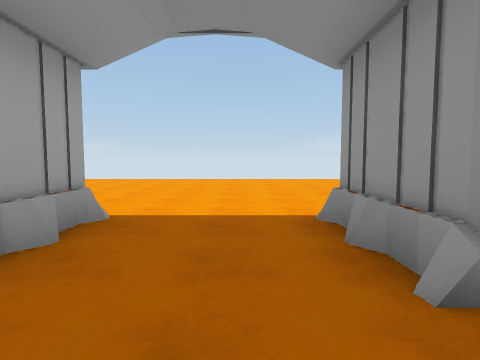
[1] (above)

12 first-person views from a walk through a scene from a Unity 3-D project. The camera is 1.4 m above the floor, tilts 4° down and sees 80° across. Doors are open. The floor is counted in squares, 2 m on a side. Each view is taken from the middle of a square. On the plan, view 1 faces up. The plan holds only what a view shows up to about 10 squares ahead; the rest is blank. The place goes on beyond the plan. The player character is not drawn. Some surface patterns are stand-ins.

[2]
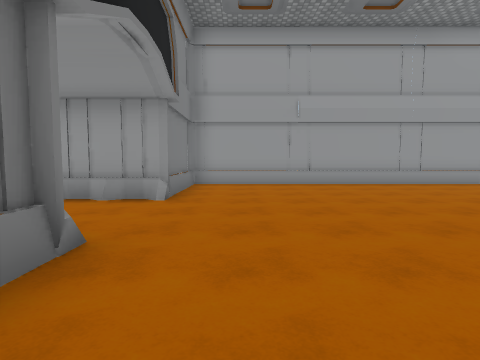

[3]
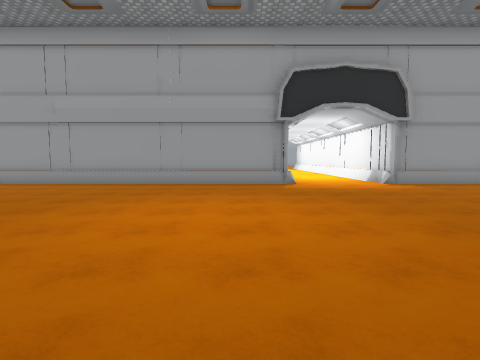

[4]
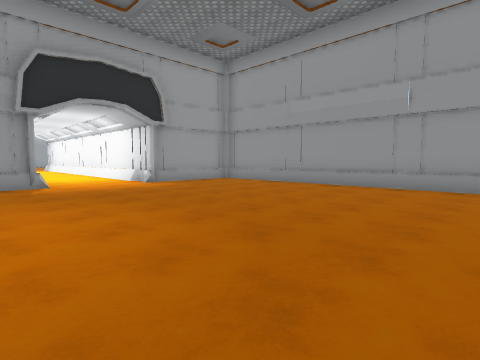

[5]
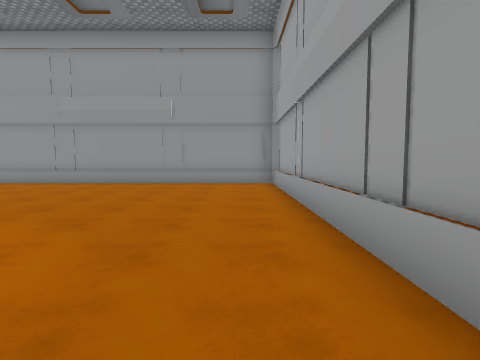

[6]
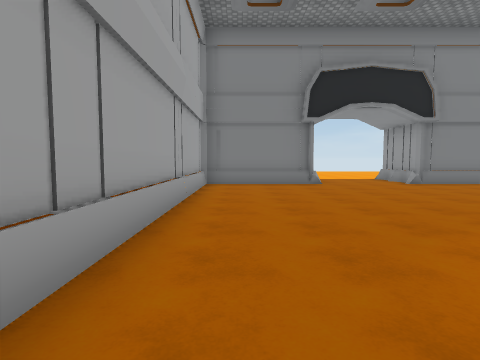

[7]
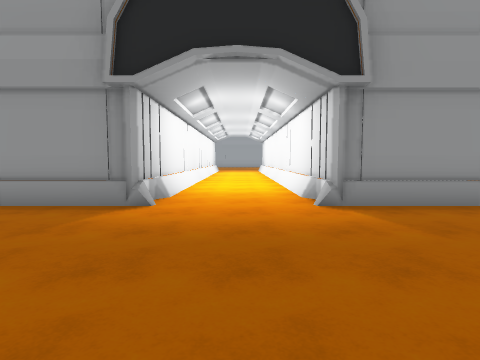

[8]
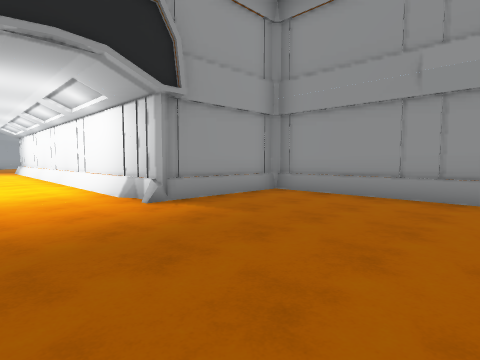

[9]
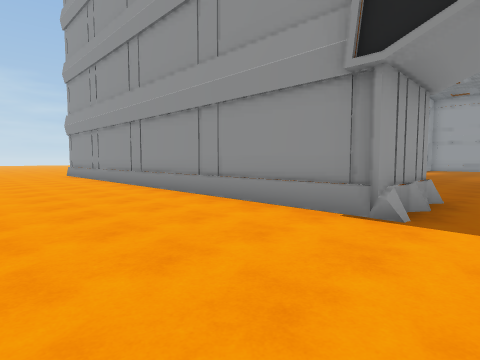

[10]
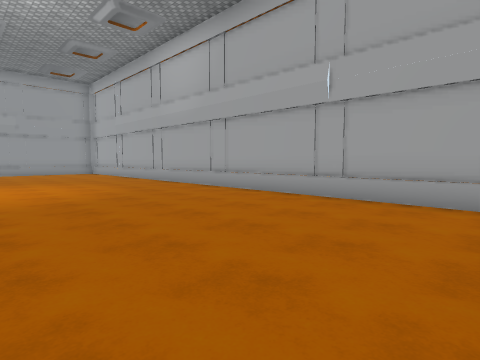

[11]
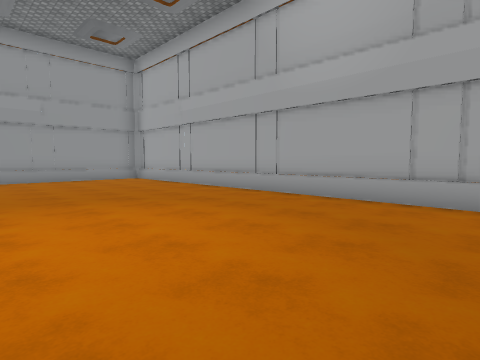

[12]
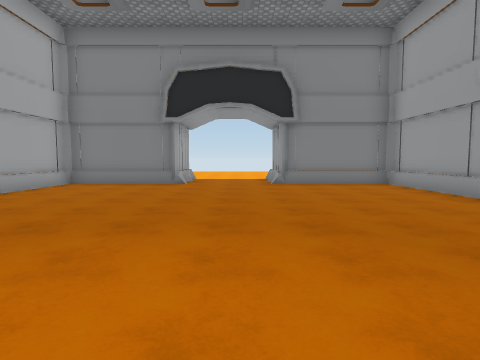

### Floor plan
Points are (right, up) in squares from view 1. A wall is a line through its corners. A room is listed if a view was taken in it or the views show most of it. See-through windows are left out.
Room 1 (views 1, 2, 3, 4, 5, 6, 7, 8, 10, 11, 12)
walls: (4.5, -8.4) (4.5, 1.5) (1, 1.5); (-1.8, 1.5) (-5.1, 1.5) (-5.1, -14.7) (4.5, -14.7) (4.5, -11.4)
ways out: open door at (-0.5, 2) to room 2; open door at (4.5, -10)
Room 2 (view 9)
walls: (-1.8, 3.4) (-1.8, 1.5); (1, 3.3) (10.5, 3.3); (1.2, 1.5) (1.2, 3.3)
low walls: (-1.7, 3.5) (-1.7, 2.1); (1, 1.5) (1, 3.3)
ways out: open door at (-0.5, 2) to room 1
Room 3 (no view inside)
walls: (9.1, -8.4) (4.5, -8.4); (9.8, -8.4) (9.3, -8.4); (4.5, -11.4) (10.5, -11.4)
low walls: (5.3, -11.2) (9.9, -11.2)

Positions as (right, up) in squares from view 1, and headings:
1: (0, 0), facing up
2: (-4, 0), facing right
3: (-4, -7), facing right
4: (-4, -7), facing down-right
5: (-4, -6), facing down
6: (-4, -7), facing up
7: (0, -10), facing right
8: (0, -9), facing down-right
9: (0, 7), facing down-right
10: (0, 1), facing down-left
11: (0, -4), facing down-left
12: (0, -7), facing up
